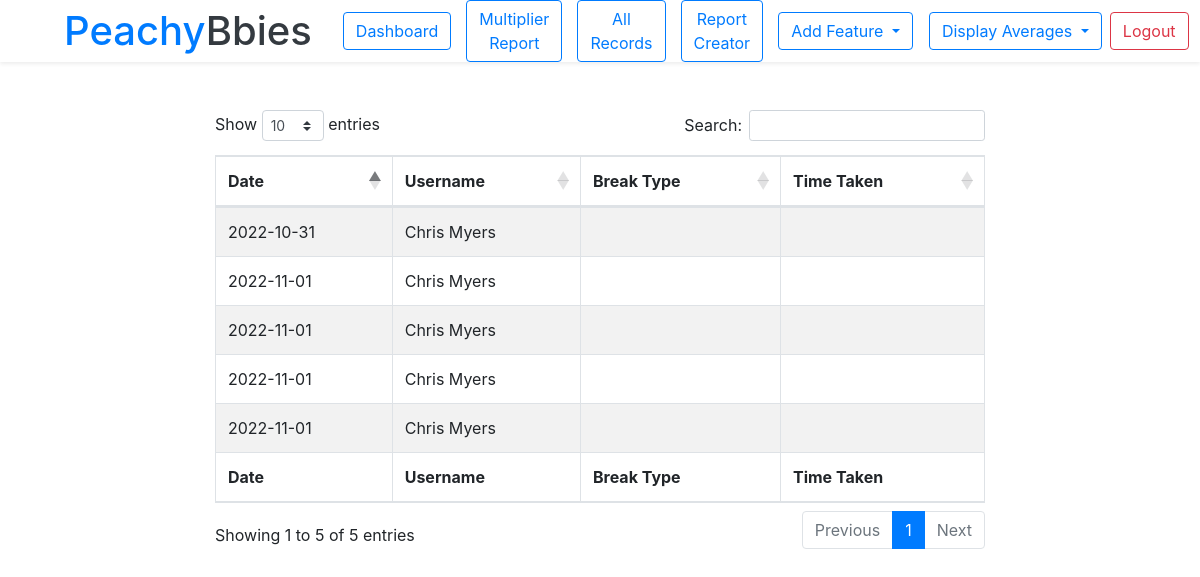
The app's page /breaks.php?id=1 (signed in), older data.
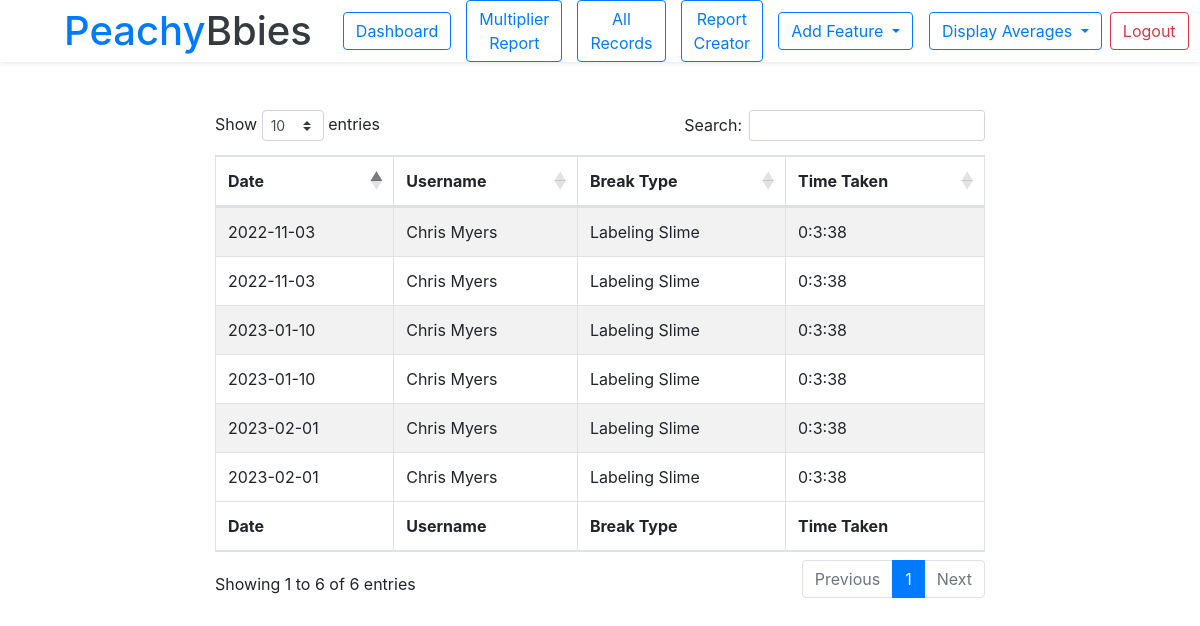
The same page, newer data.
### tables this page shows
CREATE TABLE `data` (
  `id` int(11) NOT NULL,
  `date` date NOT NULL,
  `username` int(11) NOT NULL,
  `start_time` varchar(255) NOT NULL,
  `end_time` varchar(255) NOT NULL,
  `total_working_time` varchar(255) NOT NULL,
  `target_working_time` varchar(255) NOT NULL,
  `target_quota` double NOT NULL,
  `actual_quota` double NOT NULL,
  `sku_packed` int(11) NOT NULL
);

CREATE TABLE `employee` (
  `id` int(11) NOT NULL,
  `first_name` varchar(255) NOT NULL,
  `last_name` varchar(255) NOT NULL,
  `join_date` date NOT NULL,
  `hourly_rate` double NOT NULL DEFAULT 1,
  `status` int(11) NOT NULL DEFAULT 0
);

CREATE TABLE `break` (
  `id` int(11) NOT NULL,
  `name` varchar(255) NOT NULL,
  `status` int(11) NOT NULL
);

CREATE TABLE `break_taken` (
  `id` int(11) NOT NULL,
  `date` date NOT NULL,
  `break_id` varchar(11) NOT NULL,
  `employee_id` varchar(11) NOT NULL,
  `time` varchar(255) NOT NULL
);

### breaks.php (the view, shortened to what this page needs)
<!doctype html>
<html lang="en">
<head>
    <?php include('header/header.php'); ?>
</head>
<body>
<?php include('navbar.php') ?>
<div class="container-fluid mt-5">
    <div class="row justify-content-center">
        <div class="col-12 col-md-8 col-sm-12">
            <table id="employee_data" class="table table-striped table-bordered" cellspacing="0" width="100%">
                <thead>
                <tr>
                    <th>Date</th>
                    <th>Username</th>
                    <th>Break Type</th>
                    <th>Time Taken</th>
                </tr>
                </thead>
                <tbody>
                <?php require 'connection.php' ?>
                <?php
                $id = $_GET['id'];
                $sql = "
                        SELECT break.*, break_taken.*, employee.first_name,
                                employee.last_name, slime.slime_name,slime.slime_texture, data.*
                                FROM `data`
                                    JOIN employee ON
                                        employee.id = data.username
                                    JOIN slime ON
                                        slime.id = data.sku_packed
                                    LEFT JOIN break_taken ON
                                        data.username = break_taken.employee_id
                                    LEFT JOIN break ON
                                        break_taken.break_id = break.id
                                    WHERE data.username LIKE '$id';";
                $result = $conn->query($sql);
                if ($result->num_rows > 0) {
                    while($row = $result->fetch_assoc()) {
                        ?>
                        <tr>
                            <td><?php echo $row["date"] ?></td>
                            <td><?php echo $row["first_name"] ." ". $row["last_name"]?></td>
                            <td><?php echo $row["name"] ?></td>
                            <td><?php echo $row["time"] ?></td>
                        </tr>
                        <?php
                    }
                } ?>
                </tbody>
                <tfoot>
                <tr>
                    <th>Date</th>
                    <th>Username</th>
                    <th>Break Type</th>
                    <th>Time Taken</th>
                </tr>
                </tfoot>
            </table>
        </div>
    </div>
</div>
</body>
</html>

Row changes from the older to the newer data that the page shows:
removed data: date "2022-10-31", employee.first_name "Chris", employee.last_name "Myers"
removed data: date "2022-11-01", employee.first_name "Chris", employee.last_name "Myers"
removed data: date "2022-11-01", employee.first_name "Chris", employee.last_name "Myers"
removed data: date "2022-11-01", employee.first_name "Chris", employee.last_name "Myers"
removed data: date "2022-11-01", employee.first_name "Chris", employee.last_name "Myers"
added data: date "2022-11-03", employee.first_name "Chris", employee.last_name "Myers", break.name "Labeling Slime", break_taken.time "0:3:38"
added data: date "2022-11-03", employee.first_name "Chris", employee.last_name "Myers", break.name "Labeling Slime", break_taken.time "0:3:38"
added data: date "2023-01-10", employee.first_name "Chris", employee.last_name "Myers", break.name "Labeling Slime", break_taken.time "0:3:38"
added data: date "2023-01-10", employee.first_name "Chris", employee.last_name "Myers", break.name "Labeling Slime", break_taken.time "0:3:38"
added data: date "2023-02-01", employee.first_name "Chris", employee.last_name "Myers", break.name "Labeling Slime", break_taken.time "0:3:38"
added data: date "2023-02-01", employee.first_name "Chris", employee.last_name "Myers", break.name "Labeling Slime", break_taken.time "0:3:38"
Text that changed along with them:
text written by a page script: "Show entries Search: Showing 1 to 5 of 5 entries Previous 1 Next" → "Show entries Search: Showing 1 to 6 of 6 entries Previous 1 Next"
